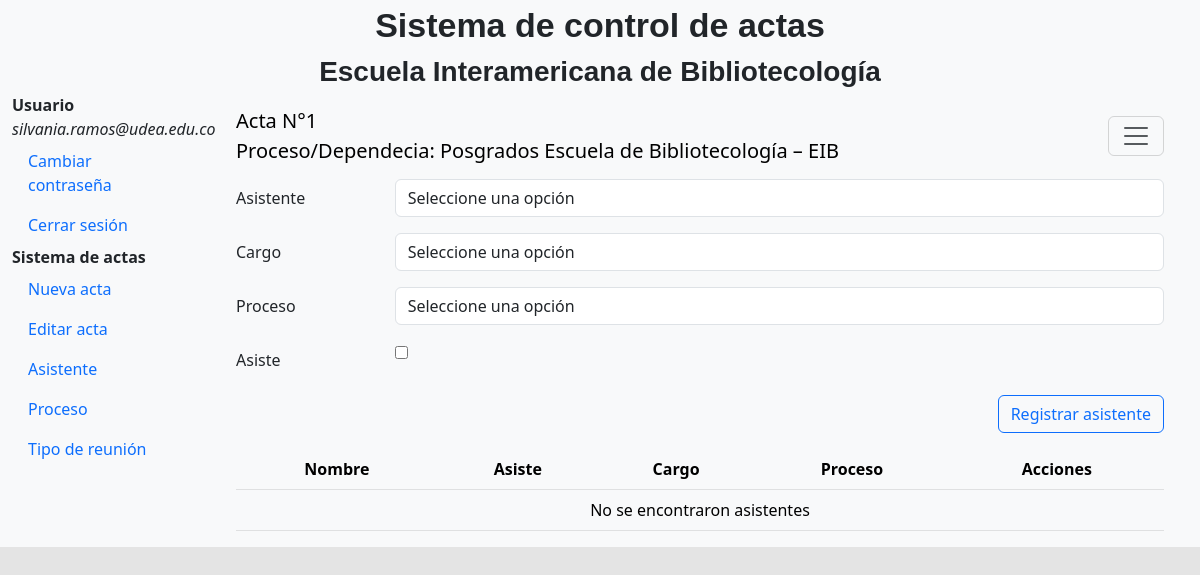
/app_registro/RegistroUsuariosConfirmacion/41/12/1/ (signed in), run on an earlier commit of the app's database.
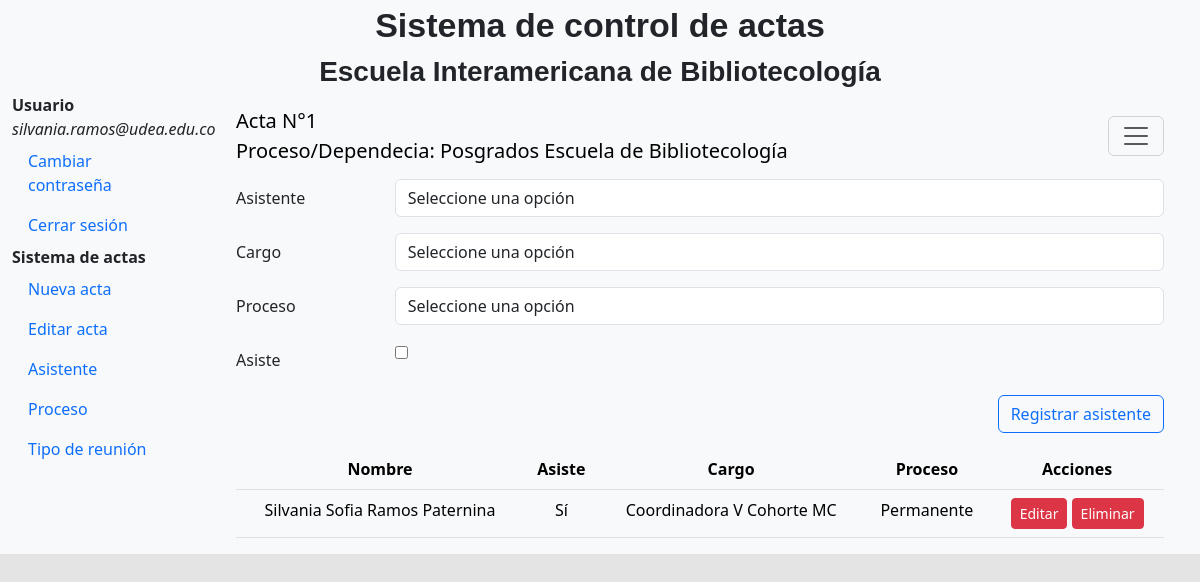
And on a later commit of the database.
### app_registro/models.py (models this page shows, shortened)
class Dependece(models.Model):
    cod = models.CharField(max_length=200,null=True)
    name = models.CharField(max_length=200,null=True)

class Confirmation(models.Model):
    user_id = models.ForeignKey(User,on_delete =models.CASCADE,verbose_name="Usuario")
    act_id = models.ForeignKey(Act,on_delete =models.CASCADE)
    asset = models.BooleanField(null=True, default=None)
    job_position = models.ForeignKey(Job, on_delete=models.SET_NULL, blank=True, null=True)
    process = models.ForeignKey(Process,on_delete =models.CASCADE,null=True, default=None)
    approved = models.BooleanField(null=True, default=False)

class User(models.Model):
    name = models.CharField(max_length=200, default=None)
    mail = models.CharField(max_length=200,null=True,default=None)
    num_id = models.IntegerField(default=None)

class Job(models.Model):
    name_job = models.CharField(max_length=200)
    description = models.CharField(max_length=200,null=True, default=None)
    def __str__(self):
        return str(self.name_job)

class Process(models.Model):
    name = models.CharField(max_length=200,null=True, default=None)
    def __str__(self):
        return str(self.name)

### app_registro/views.py (the view)
# urls.py: path('RegistroUsuariosConfirmacion/<int:act_id>/<str:act_proceso>/<int:act_ident>/', views.RegisterUserConfirmation, name='RegistroUserconfirmation'),
@login_required
def RegisterUserConfirmation(request,act_id,act_proceso,act_ident):
    if request.method == 'POST':
        formuser = RegisterFormUserConfirmation(request.POST)
        if formuser.is_valid():
            user_id = formuser.cleaned_data['user_id']  # Obtener el ID del usuario del formulario
            existing_confirmation = Confirmation.objects.filter(act_id=act_id, user_id=user_id).first()
            if existing_confirmation:
                messages.error(request, 'el usuario ya se encuentra registrado')
                context = {'act_id': act_id, 'act_proceso': act_proceso, 'act_ident': act_ident}
                url_redireccion = reverse('RegistroUserconfirmation' , kwargs={'act_id': act_id, 'act_proceso': act_proceso, 'act_ident': act_ident})
                return redirect(url_redireccion)
            confirmacion = formuser.save(commit=False)
            confirmacion.save()
            url_redireccion = reverse('RegistroUserconfirmation' , kwargs={'act_id': act_id, 'act_proceso': act_proceso, 'act_ident': act_ident})
            return redirect(url_redireccion)
    else:
        formuser = RegisterFormUserConfirmation()
    confimaciones = Confirmation.objects.filter(act_id=act_id)
    proceso = Dependece.objects.get(cod=act_proceso)
    context = {
    'form': formuser,
    'act_id': act_id,
    'act_proceso': act_proceso,
    'act_ident': act_ident,
    'confimaciones':confimaciones,
    'proceso': proceso,
    }
    return render(request, 'app_registro/formulario2.html', context)

### app_registro/forms.py
class RegisterFormUserConfirmation(forms.ModelForm):
    class Meta:
        model = Confirmation
        fields = "__all__"
        widgets = {
            'asset': forms.CheckboxInput(),
        }
    def __init__(self, *args, **kwargs):
        super().__init__(*args, **kwargs)
        self.fields['job_position'].required = False
        user = User.objects.values_list('pk','name')
        self.fields['user_id'].choices = user
        job = Job.objects.values_list('pk', 'name_job')
        self.fields['job_position'].choices = job
        proceso = Process.objects.values_list('pk', 'name')
        self.fields['process'].choices = proceso

### Templates/app_registro/formulario2.html (shortened to what this page needs)
{% extends 'base.html' %}
{% load static %}
    {% block content %}
    <main class="col-md-9 ms-sm-auto col-lg-10 px-md-4">
      <nav class="navbar bg-body-tertiary ">
        <div class="container-fluid">
          <a class="navbar-brand" href="#">
            <div>
              <label>Acta N°{{ act_ident }} </label>
              </div>
              <div>
              <label>Proceso/Dependecia: {{ proceso.name }}</label>
              </div>
            </a>
          <button class="navbar-toggler" type="button" data-bs-toggle="offcanvas" data-bs-target="#offcanvasNavbar" aria-controls="offcanvasNavbar" aria-label="Toggle navigation">
            <span class="navbar-toggler-icon"></span>
          </button>
        </div>
      </nav>
      <form method="post" id="myForm">
          <div class="container-fluid">
            <div class="mb-3 row">
              <label class="col-sm-2 col-form-label">Asistente</label>
              <div class="col-sm-10">
                <select name="user_id" id="user_id" class="form-control" required>
                  <option value="">Seleccione una opción</option>
                </select>
              </div>
            </div>
            <div  class="mb-3 row">
              <label class="col-sm-2 col-form-label">Cargo</label>
              <div class="col-sm-10">
                <select name="job_position" id="job_position" class="form-control">
                  <option value="">Seleccione una opción</option>
                </select>
              </div>
            </div>
            <div class="mb-3 row">
              <label class="col-sm-2 col-form-label">Proceso</label>
              <div class="col-sm-10">
                <select name="process" id="process" class="form-control" required>
                  <option value="">Seleccione una opción</option>
                </select>
              </div>
            </div>
            <div class="mb-3 row">
              <label class="col-sm-2 col-form-label">Asiste</label>
              <div class="col-sm-10">
                <input type="checkbox" name="asset" id="asset" >
              </div>
            </div>
            <div class="mb-3 ">
              <div class="d-flex justify-content-end">
                <button type="submit" class="btn btn-outline-primary ml-auto">Registrar asistente</button>
              </div>
            </div>
          </div>
            <div class="container-fluid">
              <table class="table table-light text-center">
                <thead>
                  <tr>
                    <th>Nombre</th>
                    <th>Asiste</th>
                    <th>Cargo</th>
                    <th>Proceso</th>
                    <th>Acciones</th>
                  </tr>
                </thead>
                <tbody>
                  {% for user in confimaciones %}
                    <tr>
                      <td>{{ user.user_id.name}}</td>
                      <td>
                        {% if user.asset == True %}
                            Sí
                        {% elif user.asset == False %}
                            No
                        {% else %}
                            No registrado
                        {% endif %}
                    </td>
                      <td>{{ user.job_position }}</td>
                      <td>{{ user.process}}</td>
                      <td>
                        <a href="{% url 'EditarRegistroUsuariosConfirmacion' user.id act_id act_proceso act_ident%}" class="btn btn-danger btn-sm">Editar</a>
                        <a href="{% url 'eliminar_RegistroUsuariosConfirmacion' user.id act_id act_proceso act_ident%}" class="btn btn-danger btn-sm delete-typemeet" data-typemeet-id="{{ user.id }}">Eliminar</a>
                      </td>
                    </tr>
                  {% empty %}
                    <tr>
                      <td colspan="5">No se encontraron asistentes</td>
                    </tr>
                  {% endfor %}
                </tbody>
              </table>
            </div>
      </form>
    </main>
    {% endblock %}

What changed in the data, as far as the page shows it:
changed Dependece: name "Posgrados Escuela de Bibliotecología – EIB" → "Posgrados Escuela de Bibliotecología"
added Confirmation: user_id.name "Silvania Sofia Ramos Paternina", asset "Sí", job_position "Coordinadora V Cohorte MC", process "Permanente"
Also different on the page:
text no longer shown: "No se encontraron asistentes"
